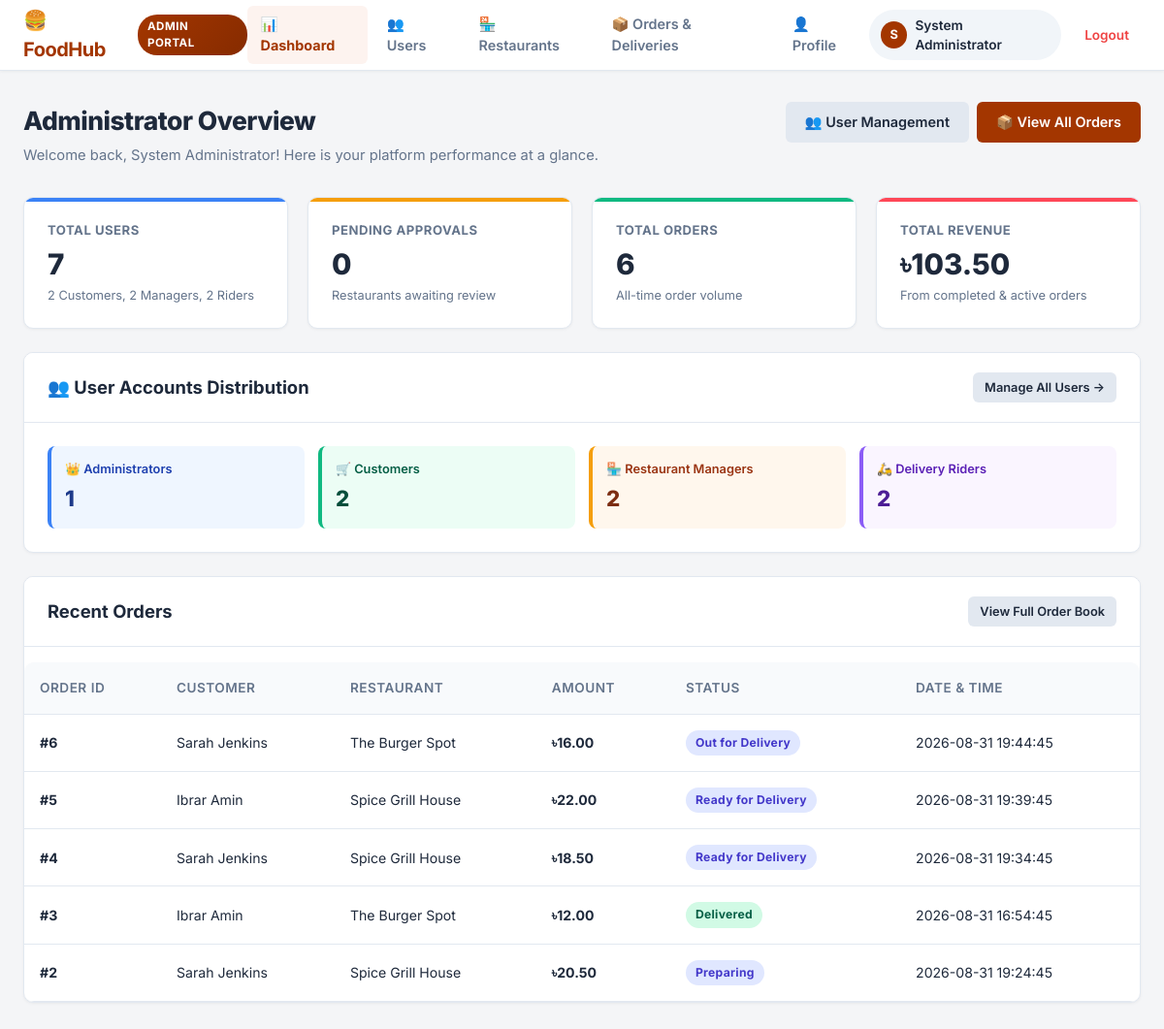
/dashboard.php (signed in), run on the app's committed database.
### tables this page shows
CREATE TABLE orders (
    order_id INT AUTO_INCREMENT PRIMARY KEY,
    customer_id INT NOT NULL,
    restaurant_id INT NOT NULL,
    total_amount DECIMAL(10, 2) NOT NULL,
    order_status ENUM('Pending', 'Preparing', 'Ready for Delivery', 'Out for Delivery', 'Delivered', 'Cancelled') DEFAULT 'Pending',
    delivery_address TEXT NOT NULL,
    payment_method VARCHAR(50) DEFAULT 'Cash on Delivery',
    payment_status ENUM('Unpaid', 'Paid') DEFAULT 'Unpaid',
    created_at TIMESTAMP DEFAULT CURRENT_TIMESTAMP,
    updated_at TIMESTAMP DEFAULT CURRENT_TIMESTAMP ON UPDATE CURRENT_TIMESTAMP,
    FOREIGN KEY (customer_id) REFERENCES users(user_id) ON DELETE CASCADE,
    FOREIGN KEY (restaurant_id) REFERENCES restaurants(restaurant_id) ON DELETE CASCADE
);

CREATE TABLE users (
    user_id INT AUTO_INCREMENT PRIMARY KEY,
    name VARCHAR(100) NOT NULL,
    username VARCHAR(50) NOT NULL UNIQUE,
    email VARCHAR(100) NOT NULL UNIQUE,
    phone VARCHAR(20) NULL,
    role ENUM('Administrator', 'Customer', 'Restaurant Manager', 'Rider') NOT NULL DEFAULT 'Customer',
    password VARCHAR(255) NOT NULL,
    address TEXT NULL,
    status ENUM('Active', 'Inactive', 'Suspended') NOT NULL DEFAULT 'Active',
    created_at TIMESTAMP DEFAULT CURRENT_TIMESTAMP,
    updated_at TIMESTAMP DEFAULT CURRENT_TIMESTAMP ON UPDATE CURRENT_TIMESTAMP
);

CREATE TABLE restaurants (
    restaurant_id INT AUTO_INCREMENT PRIMARY KEY,
    user_id INT NOT NULL,
    name VARCHAR(150) NOT NULL,
    description TEXT,
    address VARCHAR(255) NOT NULL,
    phone VARCHAR(20),
    cuisine_type VARCHAR(100) DEFAULT 'Traditional',
    status ENUM('Pending', 'Approved', 'Rejected', 'Suspended') DEFAULT 'Pending',
    rejection_reason VARCHAR(255) NULL,
    is_open TINYINT(1) DEFAULT 1,
    created_at TIMESTAMP DEFAULT CURRENT_TIMESTAMP,
    updated_at TIMESTAMP DEFAULT CURRENT_TIMESTAMP ON UPDATE CURRENT_TIMESTAMP,
    FOREIGN KEY (user_id) REFERENCES users(user_id) ON DELETE CASCADE
);

### models/user_model.php (called while the page is built, shortened)
<?php
function count_users_by_role($conn) {
    $sql = "SELECT role, COUNT(*) AS count FROM users GROUP BY role";
    $result = mysqli_query($conn, $sql);
    $counts = [
        'Administrator'      => 0,
        'Customer'           => 0,
        'Restaurant Manager' => 0,
        'Rider'              => 0,
        'total'              => 0
    ];
    if ($result) {
        while ($row = mysqli_fetch_assoc($result)) {
            $role_name = $row['role'];
            $cnt = intval($row['count']);
            $counts[$role_name] = $cnt;
            $counts['total'] += $cnt;
        }
    }
    return $counts;
}
function count_total_users($conn) {
    $sql = "SELECT COUNT(*) AS total FROM users";
    $result = mysqli_query($conn, $sql);
    if ($result) {
        $row = mysqli_fetch_assoc($result);
        return intval($row['total'] ?? 0);
    }
    return 0;
}

### controllers/admin/dashboard_controller.php (called while the page is built, shortened)
<?php
require_once __DIR__ . '/../../config/db.php';
require_once __DIR__ . '/../../models/user_model.php';
require_once __DIR__ . '/../../models/restaurant_model.php';
require_once __DIR__ . '/../../models/order_model.php';
$total_users         = count_total_users($conn);
$role_counts         = count_users_by_role($conn);
$pending_approvals   = count_pending_restaurants($conn);
$total_orders        = count_total_orders($conn);
$total_revenue       = get_total_revenue($conn);
$recent_orders       = get_recent_orders($conn, 5);

### controllers/dashboard_controller.php (called while the page is built, shortened)
<?php
require_once __DIR__ . '/../config/db.php';
require_once __DIR__ . '/../models/user_model.php';
require_once __DIR__ . '/../models/restaurant_model.php';
require_once __DIR__ . '/../models/order_model.php';
$user_id = intval($_SESSION['user_id']);
$user_role = normalize_role($_SESSION['role'] ?? 'Customer');
$user_name = $_SESSION['name'] ?? $_SESSION['username'] ?? 'User';
if ($user_role === 'Customer') {
    require_once __DIR__ . '/../models/customer_model.php';
    $customer_id = $user_id;
    $customer_name = $user_name;
    $customer_stats = get_customer_order_stats($conn, $customer_id);
    $all_orders = get_customer_orders($conn, $customer_id);
    $total_orders = count($all_orders);
    $active_orders = array_values(array_filter($all_orders, function($o) {
        return in_array($o['order_status'], ['Pending', 'Preparing', 'Ready for Delivery', 'Out for Delivery'], true);
    }));
    $favorites = get_customer_favorites($conn, $customer_id);
    $total_favorites = count($favorites);
    $reviews = get_customer_reviews($conn, $customer_id);
    $total_reviews = count($reviews);
    $featured_restaurants = get_customer_approved_restaurants($conn, null, $customer_id);
    $featured_restaurants = array_slice($featured_restaurants, 0, 4);
    $unreviewed_items = get_unreviewed_delivered_items($conn, $customer_id);
    $my_orders = $all_orders;
    $partner_restaurants = get_approved_restaurants($conn, 6);
}
elseif ($user_role === 'Administrator') {
    require_once __DIR__ . '/admin/dashboard_controller.php';
}

### models/restaurant_model.php (called while the page is built, shortened)
<?php
function count_pending_restaurants($conn) {
    $sql = "SELECT COUNT(*) AS total FROM restaurants WHERE status = 'Pending'";
    $result = mysqli_query($conn, $sql);
    if ($result) {
        $row = mysqli_fetch_assoc($result);
        return intval($row['total'] ?? 0);
    }
    return 0;
}

### models/order_model.php (called while the page is built, shortened)
<?php
function get_recent_orders($conn, $limit = 5) {
    $safe_limit = intval($limit);
    $sql = "
        SELECT
            o.order_id,
            u.name AS customer_name,
            r.name AS restaurant_name,
            o.total_amount,
            o.order_status,
            o.created_at
        FROM orders o
        JOIN users u ON o.customer_id = u.user_id
        JOIN restaurants r ON o.restaurant_id = r.restaurant_id
        ORDER BY o.order_id DESC
        LIMIT $safe_limit
    ";
    $result = mysqli_query($conn, $sql);
    $recent = [];
    if ($result) {
        while ($row = mysqli_fetch_assoc($result)) {
            $recent[] = $row;
        }
    }
    return $recent;
}
function count_total_orders($conn) {
    $sql = "SELECT COUNT(*) AS total FROM orders";
    $result = mysqli_query($conn, $sql);
    if ($result) {
        $row = mysqli_fetch_assoc($result);
        return intval($row['total'] ?? 0);
    }
    return 0;
}
function get_total_revenue($conn) {
    $sql = "SELECT SUM(total_amount) AS total_revenue FROM orders WHERE order_status != 'Cancelled'";
    $result = mysqli_query($conn, $sql);
    if ($result) {
        $row = mysqli_fetch_assoc($result);
        return floatval($row['total_revenue'] ?? 0.0);
    }
    return 0.0;
}

### views/admin/dashboard.php (the view, shortened to what this page needs)
<?php
require_once __DIR__ . '/../../controllers/admin/dashboard_controller.php';
require_once __DIR__ . '/../partials/header.php';
require_once __DIR__ . '/../partials/navbar.php';
$in_admin_folder = (strpos($_SERVER['PHP_SELF'], '/admin/') !== false);
$orders_page_url = $in_admin_folder ? 'orders.php' : 'admin/orders.php';
$users_page_url = $in_admin_folder ? 'users.php' : 'admin/users.php';
?>
<div class="main-wrapper">
    <div class="page-header">
        <div>
            <h1 class="page-title">Administrator Overview</h1>
            <p class="page-subtitle">Welcome back, <?php echo htmlspecialchars($_SESSION['name'] ?? $_SESSION['username'] ?? 'Admin'); ?>! Here is your platform performance at a glance.</p>
        </div>
        <div style="display: flex; gap: 8px;">
            <a href="<?php echo $users_page_url; ?>" class="btn btn-secondary">👥 User Management</a>
            <a href="<?php echo $orders_page_url; ?>" class="btn btn-primary">📦 View All Orders</a>
        </div>
    </div>
    <div class="stats-grid" style="margin-bottom: 24px;">
        <div class="stat-card" style="--card-accent: #3b82f6;">
            <div class="stat-title">Total Users</div>
            <div class="stat-value"><?php echo number_format($total_users); ?></div>
            <div class="stat-desc">
                <?php echo $role_counts['Customer'] ?? 0; ?> Customers, <?php echo $role_counts['Restaurant Manager'] ?? 0; ?> Managers, <?php echo $role_counts['Rider'] ?? 0; ?> Riders
            </div>
        </div>
        <div class="stat-card" style="--card-accent: #f59e0b;">
            <div class="stat-title">Pending Approvals</div>
            <div class="stat-value"><?php echo number_format($pending_approvals); ?></div>
            <div class="stat-desc">Restaurants awaiting review</div>
        </div>
        <div class="stat-card" style="--card-accent: #10b981;">
            <div class="stat-title">Total Orders</div>
            <div class="stat-value"><?php echo number_format($total_orders); ?></div>
            <div class="stat-desc">All-time order volume</div>
        </div>
        <div class="stat-card" style="--card-accent: #ff4757;">
            <div class="stat-title">Total Revenue</div>
            <div class="stat-value">৳<?php echo number_format((float)$total_revenue, 2); ?></div>
            <div class="stat-desc">From completed & active orders</div>
        </div>
    </div>
    <div class="card" style="margin-bottom: 24px;">
        <div class="card-header" style="display: flex; justify-content: space-between; align-items: center;">
            <h2 class="card-title">👥 User Accounts Distribution</h2>
            <a href="<?php echo $users_page_url; ?>" class="btn btn-secondary btn-sm">Manage All Users →</a>
        </div>
        <div class="card-body">
            <div style="display: grid; grid-template-columns: repeat(auto-fit, minmax(200px, 1fr)); gap: 14px;">
                <div style="padding: 14px; background: #eff6ff; border-radius: 8px; border-left: 4px solid #3b82f6;">
                    <div style="font-size: 0.8rem; color: #1e40af; font-weight: 600;">👑 Administrators</div>
                    <div style="font-size: 1.4rem; font-weight: 800; color: #1e3a8a; margin-top: 4px;"><?php echo $role_counts['Administrator'] ?? 0; ?></div>
                </div>
                <div style="padding: 14px; background: #ecfdf5; border-radius: 8px; border-left: 4px solid #10b981;">
                    <div style="font-size: 0.8rem; color: #065f46; font-weight: 600;">🛒 Customers</div>
                    <div style="font-size: 1.4rem; font-weight: 800; color: #064e3b; margin-top: 4px;"><?php echo $role_counts['Customer'] ?? 0; ?></div>
                </div>
                <div style="padding: 14px; background: #fff7ed; border-radius: 8px; border-left: 4px solid #f59e0b;">
                    <div style="font-size: 0.8rem; color: #9a3412; font-weight: 600;">🏪 Restaurant Managers</div>
                    <div style="font-size: 1.4rem; font-weight: 800; color: #7c2d12; margin-top: 4px;"><?php echo $role_counts['Restaurant Manager'] ?? 0; ?></div>
                </div>
                <div style="padding: 14px; background: #faf5ff; border-radius: 8px; border-left: 4px solid #8b5cf6;">
                    <div style="font-size: 0.8rem; color: #5b21b6; font-weight: 600;">🛵 Delivery Riders</div>
                    <div style="font-size: 1.4rem; font-weight: 800; color: #4c1d95; margin-top: 4px;"><?php echo $role_counts['Rider'] ?? 0; ?></div>
                </div>
            </div>
        </div>
    </div>
    <div class="card">
        <div class="card-header">
            <h2 class="card-title">Recent Orders</h2>
            <a href="<?php echo $orders_page_url; ?>" class="btn btn-secondary btn-sm">View Full Order Book</a>
        </div>
        <div class="table-responsive">
            <table class="data-table">
                <thead>
                    <tr>
                        <th>Order ID</th>
                        <th>Customer</th>
                        <th>Restaurant</th>
                        <th>Amount</th>
                        <th>Status</th>
                        <th>Date & Time</th>
                    </tr>
                </thead>
                <tbody>
                    <?php if (!empty($recent_orders) && count($recent_orders) > 0): ?>
                        <?php foreach ($recent_orders as $ord): ?>
                        <tr>
                            <td><strong>#<?php echo $ord['order_id']; ?></strong></td>
                            <td><?php echo htmlspecialchars($ord['customer_name']); ?></td>
                            <td><?php echo htmlspecialchars($ord['restaurant_name']); ?></td>
                            <td><strong>৳<?php echo number_format((float)$ord['total_amount'], 2); ?></strong></td>
                            <td>
                                <?php
                                $st = $ord['order_status'];
                                $badgeClass = 'badge-pending';
                                if ($st === 'Delivered') $badgeClass = 'badge-delivered';
                                elseif ($st === 'Cancelled') $badgeClass = 'badge-cancelled';
                                elseif ($st === 'Preparing' || $st === 'Out for Delivery' || $st === 'Ready for Delivery') $badgeClass = 'badge-rider';
                                ?>
                                <span class="badge <?php echo $badgeClass; ?>"><?php echo htmlspecialchars($st); ?></span>
                            </td>
                            <td><?php echo htmlspecialchars($ord['created_at']); ?></td>
                        </tr>
                        <?php endforeach; ?>
                    <?php endif; ?>
                </tbody>
            </table>
        </div>
    </div>
</div>
<?php require_once __DIR__ . '/../partials/footer.php'; ?>

### data on the page
orders: order_id "6", customer.name "Sarah Jenkins", restaurant.name "The Burger Spot", total_amount "16.00", order_status "Out for Delivery", created_at "2026-08-31 19:44:45"
orders: order_id "5", customer.name "Ibrar Amin", restaurant.name "Spice Grill House", total_amount "22.00", order_status "Ready for Delivery", created_at "2026-08-31 19:39:45"
orders: order_id "4", customer.name "Sarah Jenkins", restaurant.name "Spice Grill House", total_amount "18.50", order_status "Ready for Delivery", created_at "2026-08-31 19:34:45"
orders: order_id "3", customer.name "Ibrar Amin", restaurant.name "The Burger Spot", total_amount "12.00", order_status "Delivered", created_at "2026-08-31 16:54:45"
orders: order_id "2", customer.name "Sarah Jenkins", restaurant.name "Spice Grill House", total_amount "20.50", order_status "Preparing", created_at "2026-08-31 19:24:45"

### other printed values
substr($display_username, 0, 1) "S"
$display_username "System Administrator"
$_SESSION['name'] "System Administrator"
$total_users "7"
$role_counts['Customer'] "2"
$role_counts['Restaurant Manager'] "2"
$role_counts['Rider'] "2"
$pending_approvals "0"
$total_orders "6"
$total_revenue "103.50"
$role_counts['Administrator'] "1"
